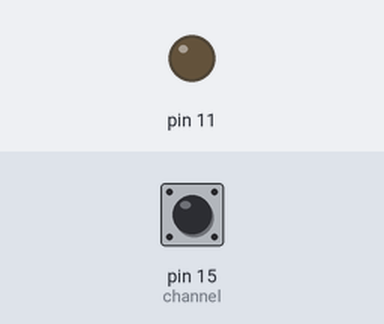
This program was run on a simulated Raspberry Pi (header pin numbers). Shown: output pins drawn as LEDs (lit = HIGH). The inputs (shaded band) are chosen by the test bench; at power-on: pin 15 (channel) HIGH.

Above: at 1.2 s.
1.3 s: pin 15 (channel) pulled LOW for 0.15 s
Timing chart, 0 to 4.3 s (numbered marks = the images above; inputs shaded):
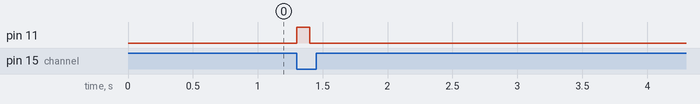

Measured:
- after the input at 1.3 s, pin 11: LOW → HIGH at once, → LOW 0.10 s later

The program:

up.py
```python
import RPi.GPIO as GPIO
import time

# 指定编号规则为BOARD
GPIO.setmode(GPIO.BOARD)

# 设置物理引脚11负责输出电压
GPIO.setup(11, GPIO.OUT)

# 关闭警告
GPIO.setwarnings(False)

# 设置输入引脚
channel = 15

# 设置GPIO输入模式, 使用GPIO内置的上拉电阻, 即开关断开情况下输入为HIGH
GPIO.setup(channel, GPIO.IN, pull_up_down=GPIO.PUD_UP)

# 检测HIGH -> LOW的变化
GPIO.add_event_detect(channel, GPIO.FALLING, bouncetime=200)


def on_switch_pressed():
    """开关闭合的处理方法,点亮LED灯0.1秒"""
    # 11号引脚输出高电平
    GPIO.output(11, GPIO.HIGH)
    # 持续一秒
    time.sleep(0.1)
    # 11号引脚输出低电平
    GPIO.output(11, GPIO.LOW)


try:
    while True:
        # 如果检测到电平FALLING, 说明开关闭合
        if GPIO.event_detected(channel):
            on_switch_pressed()
        # 10毫秒的检测间隔
        time.sleep(0.01)
except Exception as e:
    print(e)

# 清理占用的GPIO资源
GPIO.cleanup()
```
